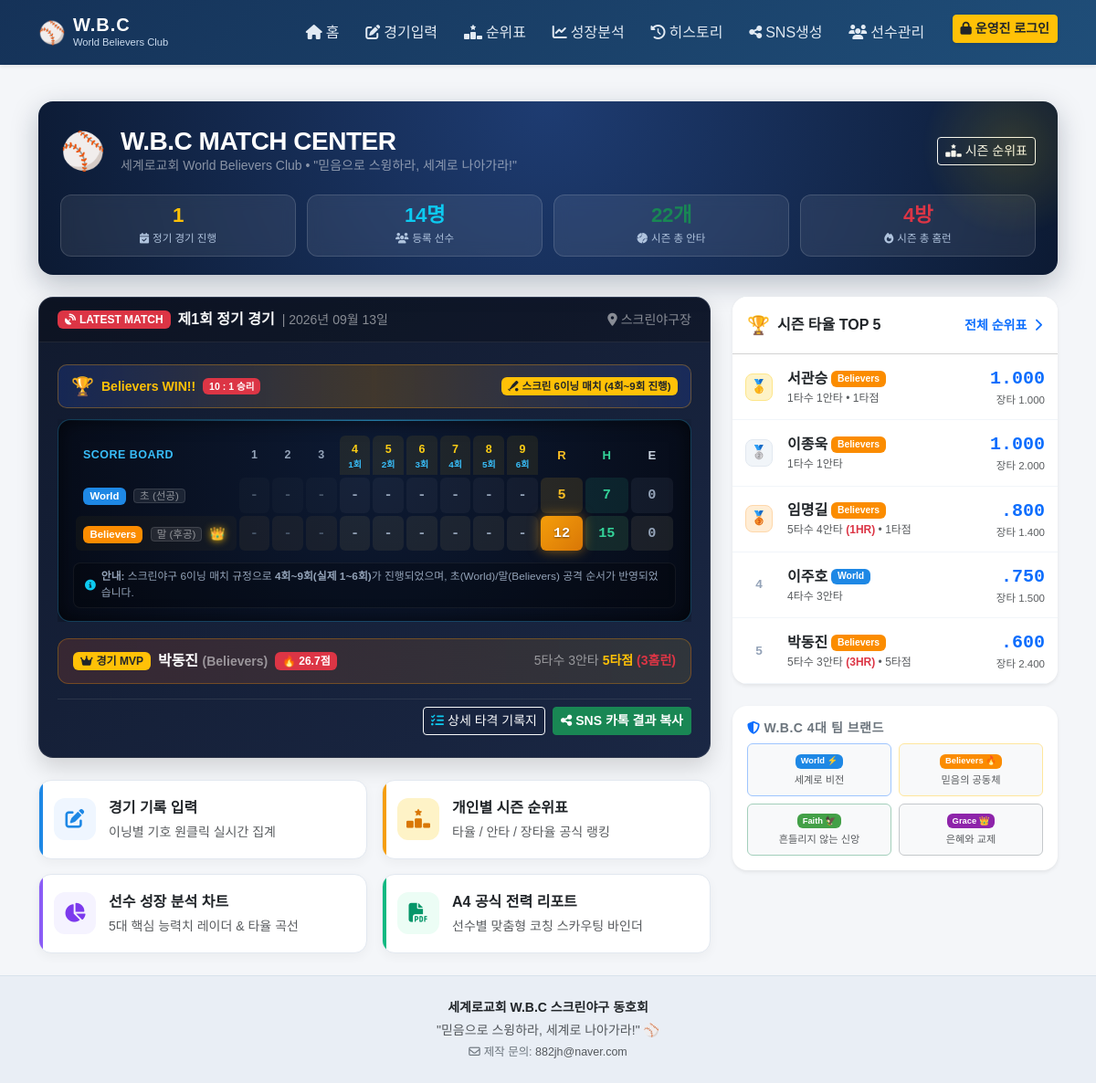
Before: / with the older database file.
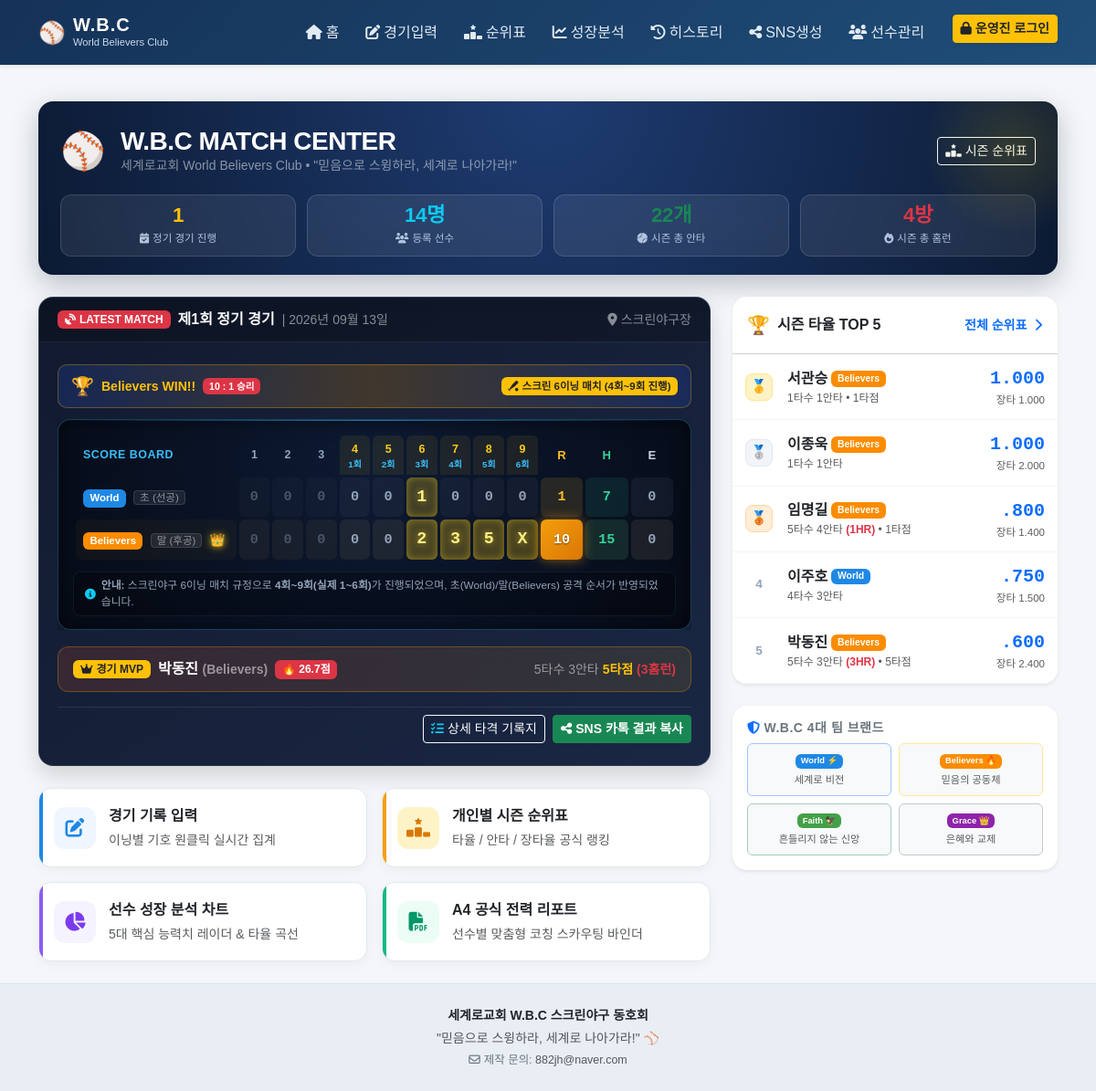
After: the same page with the newer database file.
### app.py (the view)
@app.route('/')
def index():
    conn = get_db()
    latest = conn.execute(
        'SELECT * FROM games ORDER BY game_date DESC, id DESC LIMIT 1'
    ).fetchone()
    game_count = conn.execute('SELECT COUNT(*) FROM games').fetchone()[0]
    total_players = conn.execute('SELECT COUNT(*) FROM players WHERE is_active = 1').fetchone()[0]
    season_row = conn.execute('''
        SELECT COALESCE(SUM(ab), 0) tab,
               COALESCE(SUM(hits), 0) th,
               COALESCE(SUM(hr), 0) thr,
               COALESCE(SUM(rbi), 0) trbi
        FROM batting_records
    ''').fetchone()
    season_hits = season_row['th']
    season_hr = season_row['thr']
    season_rbi = season_row['trbi']
    season_avg = round(season_row['th'] / season_row['tab'], 3) if season_row['tab'] > 0 else 0.0
    top5 = conn.execute('''
        SELECT p.id, p.name, p.team,
               COUNT(DISTINCT br.game_id) games,
               SUM(br.ab) tab, SUM(br.hits) th, SUM(br.hr) thr, SUM(br.rbi) trbi,
               CASE WHEN SUM(br.ab)>0
                    THEN ROUND(CAST(SUM(br.hits) AS REAL)/SUM(br.ab),3)
                    ELSE 0 END savg,
               CASE WHEN SUM(br.ab)>0
                    THEN ROUND(CAST(SUM(br.singles)+SUM(br.doubles)*2+SUM(br.triples)*3+SUM(br.hr)*4 AS REAL)/SUM(br.ab),3)
                    ELSE 0 END sslg
        FROM batting_records br JOIN players p ON p.id=br.player_id
        GROUP BY p.id HAVING SUM(br.ab)>=1
        ORDER BY savg DESC, th DESC LIMIT 5
    ''').fetchall()
    latest_recs = []
    latest_team_stats = {}
    latest_awards = {}
    scoreboard = None
    if latest:
        gid = latest['id']
        scoreboard = get_scoreboard_data(latest, conn)
        latest_recs = conn.execute('''
            SELECT p.name,p.team,br.ab,br.hits,br.hr,br.avg,br.slg,br.batting_order
            FROM batting_records br JOIN players p ON p.id=br.player_id
            WHERE br.game_id=? ORDER BY br.team, br.batting_order
        ''', (gid,)).fetchall()
        t_stats = conn.execute('''
            SELECT team, SUM(ab) tab, SUM(hits) thits, SUM(hr) thr, SUM(rbi) trbi
            FROM batting_records WHERE game_id = ?
            GROUP BY team
        ''', (gid,)).fetchall()
        for row in t_stats:
            latest_team_stats[row['team']] = dict(row)
        latest_awards = calc_game_awards(gid)
    conn.close()
    return render_template('index.html',
        latest=latest, game_count=game_count, total_players=total_players,
        season_hits=season_hits, season_hr=season_hr, season_rbi=season_rbi, season_avg=season_avg,
        top5=top5, latest_recs=latest_recs, latest_team_stats=latest_team_stats,
        latest_awards=latest_awards, scoreboard=scoreboard, fmt_date=fmt_date)

### app.py (called while the page is built)
def fmt_rate(val):
    if val is None:
        return ".000"
    try:
        v = float(val)
    except (ValueError, TypeError):
        return ".000"
    if v >= 1.0:
        return f"{v:.3f}"
    s = f"{v:.3f}"
    if s.startswith('0.'):
        return s[1:]
    return s

@app.template_filter('rate')
def rate_filter(val):
    return fmt_rate(val)

@app.context_processor
def inject_auth():
    return {
        'is_admin': session.get('is_admin', False),
        'fmt_rate': fmt_rate
    }

def get_db():
    conn = sqlite3.connect(DB_PATH, timeout=10.0)
    conn.row_factory = sqlite3.Row
    conn.execute('PRAGMA foreign_keys = ON')
    conn.execute('PRAGMA journal_mode = WAL')
    conn.execute('PRAGMA busy_timeout = 5000')
    return conn

def fmt_date(d):
    try:
        dt = datetime.strptime(str(d),'%Y-%m-%d')
        return f"{dt.year}년 {dt.month:02d}월 {dt.day:02d}일"
    except:
        return str(d)

### templates/index.html (shortened to what the changed rows need)
{% extends 'base.html' %}
{% block content %}
<div class="row g-4">
    <div class="col-lg-8">
        {% if latest %}
        {% set w_score = latest.world_score if latest.world_score is not none else 0 %}
        {% set b_score = latest.believers_score if latest.believers_score is not none else 0 %}
        {% set w_is_win = w_score > b_score %}
        {% set b_is_win = b_score > w_score %}
        {% set is_tie = w_score == b_score %}
        <div class="scoreboard-panel mb-4">
            <div class="scoreboard-body">
                <div class="table-responsive mb-2">
                    <div class="scoreboard-matrix-wrap">
                        <table class="scoreboard-matrix-table">
                            <thead>
                                <tr>
                                    <th class="th-team">SCORE BOARD</th>
                                    {% for inn in range(1, 10) %}
                                    <th class="th-inn {% if inn >= 4 %}active-match-inn{% endif %}">
                                        <div>{{ inn }}</div>
                                        {% if inn >= 4 %}<span class="sub-inn-label">{{ inn - 3 }}회</span>{% endif %}
                                    </th>
                                    {% endfor %}
                                    <th class="th-stat th-r">R</th>
                                    <th class="th-stat th-h">H</th>
                                    <th class="th-stat th-e">E</th>
                                </tr>
                            </thead>
                            <tbody>
                                {% if scoreboard and scoreboard.teams %}
                                    {% for t in scoreboard.teams %}
                                    <tr class="{% if t.is_winner %}winner-row{% endif %}">
                                        <td class="td-team">
                                            <span class="badge {{ t.badge_class }} me-1">{{ t.name }}</span>
                                            <span class="order-chip text-white-50">{{ t.order_label }}</span>
                                            {% if t.is_winner %}<span class="winner-mark ms-1">👑</span>{% endif %}
                                        </td>
                                        {% for s in t.scores %}
                                        {% set inn_idx = loop.index %}
                                        <td class="td-inn {% if inn_idx >= 4 %}active-match-inn{% endif %} {% if s not in [0, '0', '-', ''] %}scoring-cell{% endif %}">
                                            {{ s }}
                                        </td>
                                        {% endfor %}
                                        <td class="td-stat td-r {% if t.is_winner %}winner-r{% endif %}">{{ t.r }}</td>
                                        <td class="td-stat td-h">{{ t.h }}</td>
                                        <td class="td-stat td-e">{{ t.e }}</td>
                                    </tr>
                                    {% endfor %}
                                {% endif %}
                            </tbody>
                        </table>
                    </div>
                </div>
            </div>
        </div>
        {% endif %}
    </div>
</div>
{% endblock %}

Changed rows visible on the page:
changed games "스크린야구장": world_score 5 → 1 (drawn)
Other visible differences:
new list line: "World 초 (선공) 0 0 0 0 0 1 0 0 0 1 7 0"
new list line: "Believers 말 (후공) 0 0 0 0 0 2 3 5 X 10 15 0"
list line gone: "World 초 (선공) - - - - - - - - - 5 7 0"
list line gone: "Believers 말 (후공) - - - - - - - - - 12 15 0"
